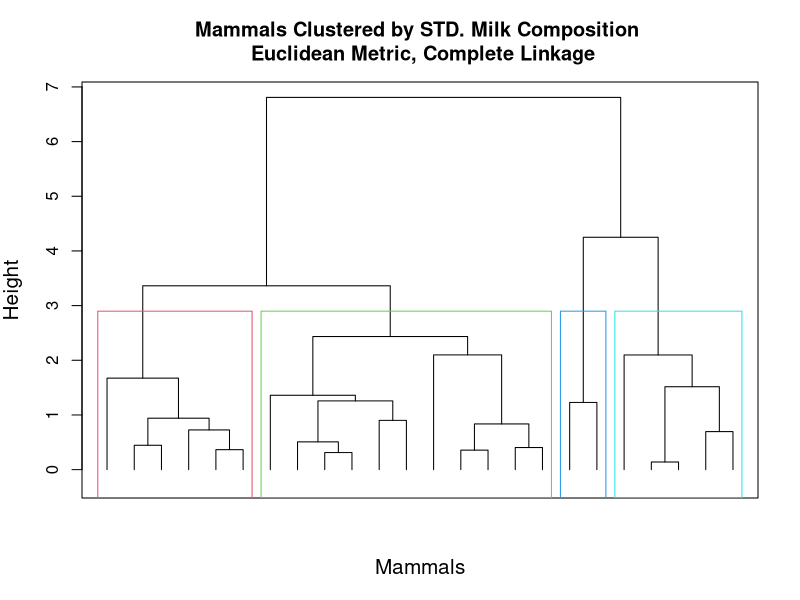
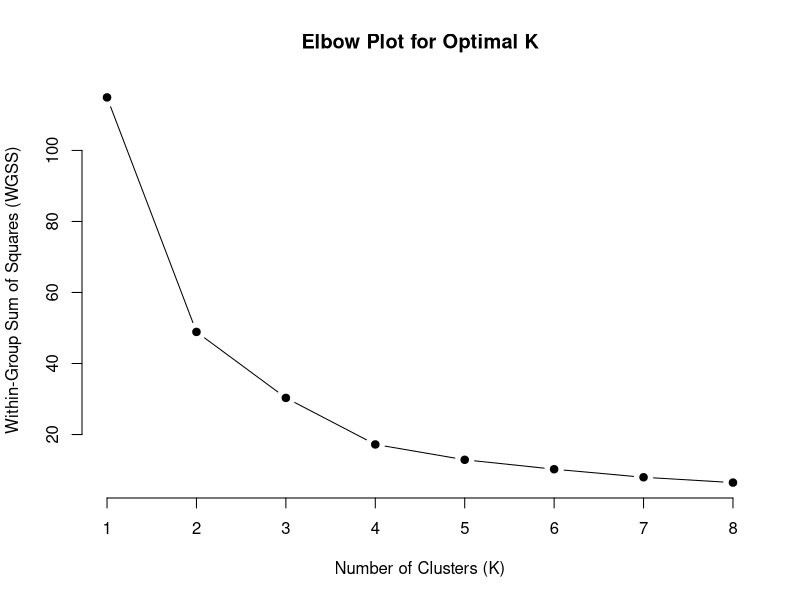

Write the R code that produced these figures, in order.
## ---- chunk 1
knitr::opts_chunk$set(warning=FALSE, message=FALSE)
## ---- chunk 2
library(tidyverse)
Mammals_Milk<-read.csv("Milk_Composition.csv",header=T,row.names=1)
head(Mammals_Milk)
## ---- chunk 3
summary(Mammals_Milk)
## ---- chunk 4
Mammals_Milk_Std<-round(scale(Mammals_Milk),2)
head(Mammals_Milk_Std)
## ---- chunk 5
clustRes = hclust(dist(Mammals_Milk_Std), method= "complete")
plot(clustRes, hang = -1, main = "Mammals Clustered by STD. Milk Composition \n Euclidean Metric, Complete Linkage", sub = "", xlab = "Mammals", cex.lab = 1.25, frame.plot = TRUE, labels = FALSE)
labels = Mammals_Milk$Animal


rect.hclust(clustRes, k=4, border = 2:5)
## ---- chunk 6
set.seed(125)
MMilk_km_3 = kmeans(Mammals_Milk_Std, centers = 3, nstart = 100)
MMilk_km_4 = kmeans(Mammals_Milk_Std, centers = 4, nstart = 100)

Mammals_Milk_Clustered = cbind(Mammals_Milk, km_3 = MMilk_km_3$cluster, km_4 = MMilk_km_4$cluster)

Mammals_Milk_Sorted_km_3 = arrange(Mammals_Milk_Clustered, km_3)
Mammals_Milk_Sorted_km_4 = arrange(Mammals_Milk_Clustered, km_4)

print("K = 3:")
print(Mammals_Milk_Sorted_km_3)
print("K= 4:")
print(Mammals_Milk_Sorted_km_4)
## ---- chunk 7
library(dplyr)
# K = 3
MMilk_Agg_K3 <- Mammals_Milk_Sorted_km_3 %>%
  group_by(km_3) %>%
  summarize(
    Count = n(),
    Mean_Water = mean(Water, na.rm = TRUE),
    Mean_Protein = mean(Protein, na.rm = TRUE),
    Mean_Fat = mean(Fat, na.rm = TRUE),
    Mean_Lactose = mean(Lactose, na.rm = TRUE),
    Mean_Ash = mean(Ash, na.rm = TRUE)
  ) %>%
  round(2)
#K= 4
MMilk_Agg_K4 <- Mammals_Milk_Sorted_km_4 %>%
  group_by(km_4) %>%
  summarize(
    Count = n(),
    Mean_Water = mean(Water, na.rm = TRUE),
    Mean_Protein = mean(Protein, na.rm = TRUE),
    Mean_Fat = mean(Fat, na.rm = TRUE),
    Mean_Lactose = mean(Lactose, na.rm = TRUE),
    Mean_Ash = mean(Ash, na.rm = TRUE)
  ) %>%
  round(2)

print(MMilk_Agg_K3)
print(MMilk_Agg_K4)
## ---- chunk 8
wgssVals = numeric()

for (k in 1:8) {
  kmeans_result <- kmeans(Mammals_Milk_Std, centers = k, nstart = 50)
  wgssVals <- c(wgssVals, kmeans_result$tot.withinss)
}

plot(1:8, wgssVals, type = "b", pch = 19, frame = FALSE, 
     xlab = "Number of Clusters (K)", ylab = "Within-Group Sum of Squares (WGSS)",
     main = "Elbow Plot for Optimal K")



